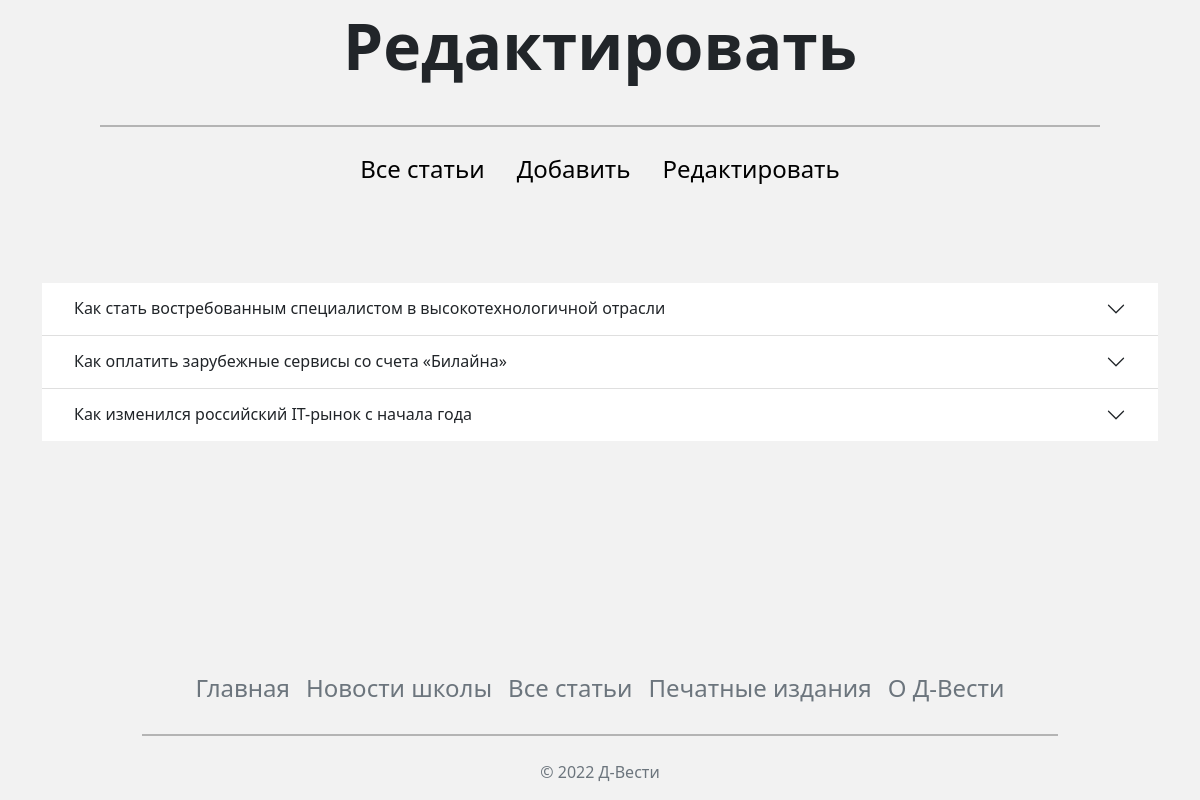
Screenshot of /edit (signed in) with the database file from the repository.
### app.py (models this page shows)
class Article(db.Model):
    id = db.Column(db.Integer, primary_key=True)
    title_article = db.Column(db.String, nullable=False)
    tag = db.Column(db.String, nullable=False)
    text_article = db.Column(db.Text, nullable=False)
    main_img = db.Column(db.String, nullable=False)
    author = db.Column(db.String)
    date = db.Column(db.DateTime, default=datetime.utcnow())

### app.py (the view, shortened to what this page needs)
@app.route('/edit')
@app.route('/edit/<int:id>', methods=['GET', 'POST'])
@login_required
def edit(id=None):
    form = Add_article()
    articles = db.session.execute(db.select(Article).order_by(db.desc(Article.id))).scalars()
    return render_template('dashboard/edit.html', title='Редактировать', articles=articles, form=form)

### app.py (called while the page is built)
@login_manager.user_loader
def load_user(user_id):
    return RegistrationDB.query.get(int(user_id))

### templates/dashboard/edit.html (shortened to what this page needs)
<!DOCTYPE html>
<html lang="en">
<head>
    {% include "dashboard/links.html" %}
</head>
<body class="d-flex flex-column min-vh-100">
<h1 style="font-weight: 700; font-size: 64px" class="text-center mt-2 mb-4 edit-font">{{title}}</h1>
<hr class="hr-before-header">
{% include "dashboard/sidebar.html" %}
<br><br><br>
<div class="accordion accordion-flush container" id="accordionFlushExample">
    {% for article in articles %}
    <div class="accordion-item container-fluid">
    <h2 class="accordion-header" id="flush-headingTwo{{article.id}}">
      <button class="accordion-button collapsed" type="button" data-bs-toggle="collapse" data-bs-target="#flush-collapseTwo{{article.id}}" aria-expanded="false" aria-controls="flush-collapseTwo{{article.id}}">
        {{article.title_article}}
      </button>
    </h2>
  </div>
    {% endfor %}
</div>
<br><br><br>
{% include 'main/footer.html' %}
</body>
</html>

### static/dash_styles.css (style rules this page uses)
body { background: #F2F2F2 !important; min-height: 100vh; }
.hr-before-header { background-color: black; border-top: 2px solid black !important; margin-right: 100px; margin-left: 100px; margin-bottom: 0; }

### rows the page displays
Article: title_article "Как стать востребованным специалистом в высокотехнологичной отрасли"
Article: title_article "Как оплатить зарубежные сервисы со счета «Билайна»"
Article: title_article "Как изменился российский IT-рынок с начала года"

### other values shown
{{ title }} "Редактировать"
